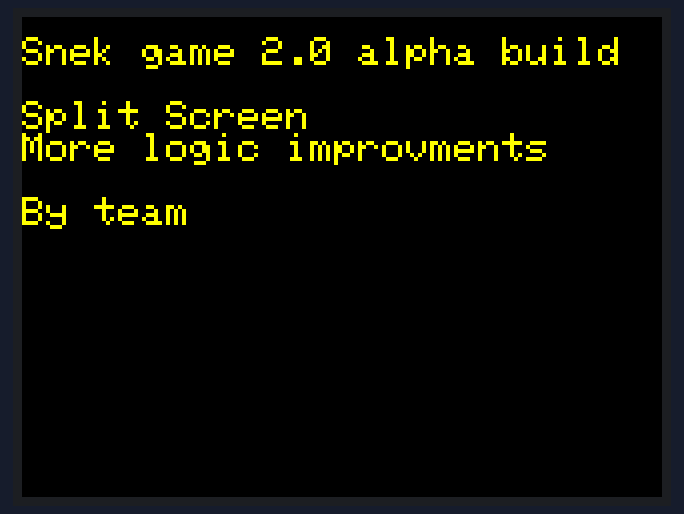
The sketch below on a simulated Arduino Uno, built with avr-gcc and run on an emulated ATmega328P. On the bench: 320×240 colour display. Random numbers use the default seed unless the sketch sets one.

Above: at 0.4 s.
At 5.5 s:
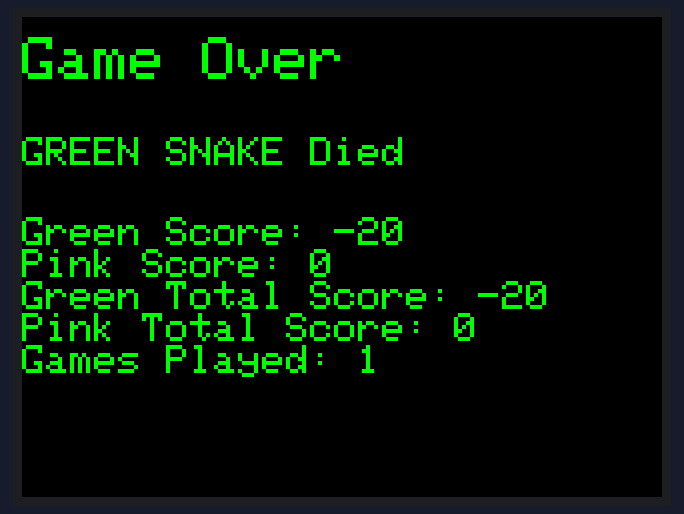
At 9.9 s:
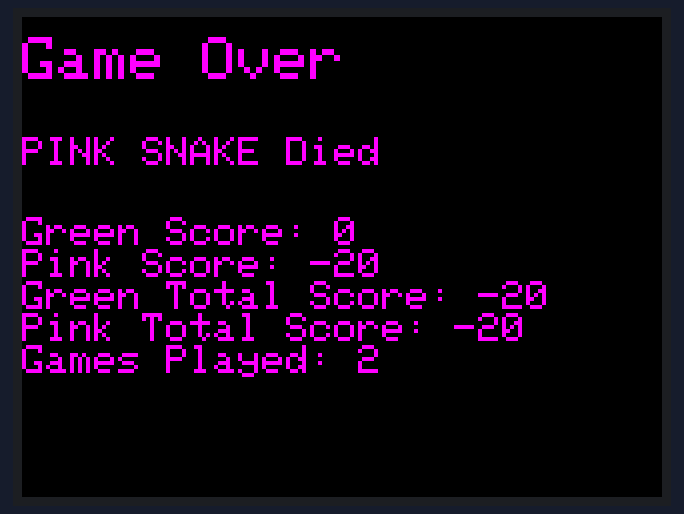
At 14.1 s:
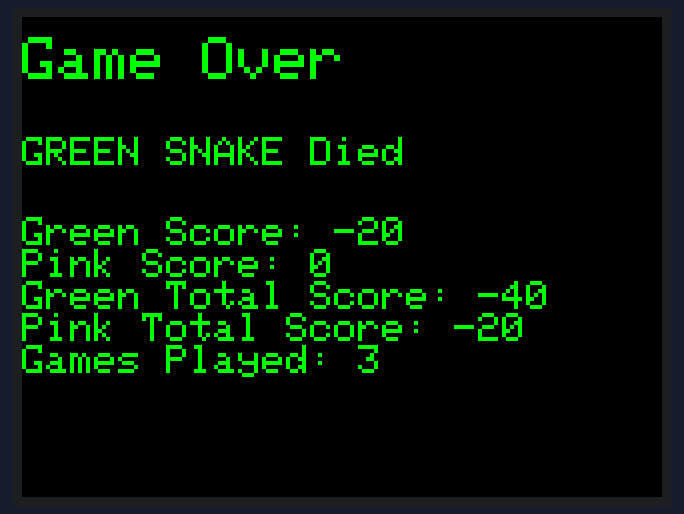
At 22.6 s:
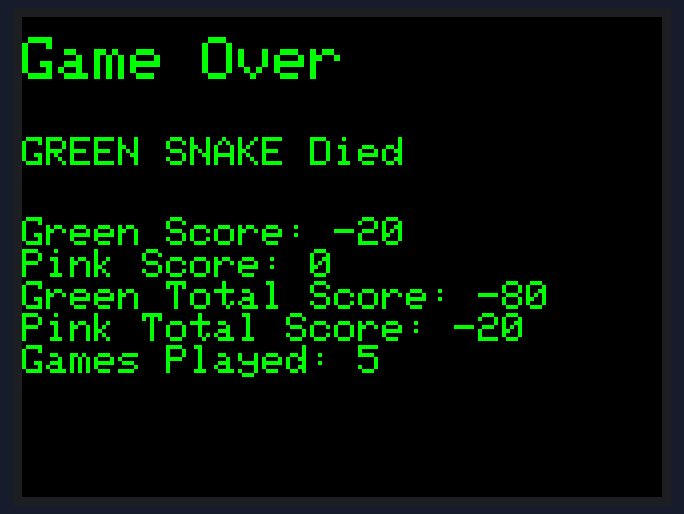
At 35.3 s:
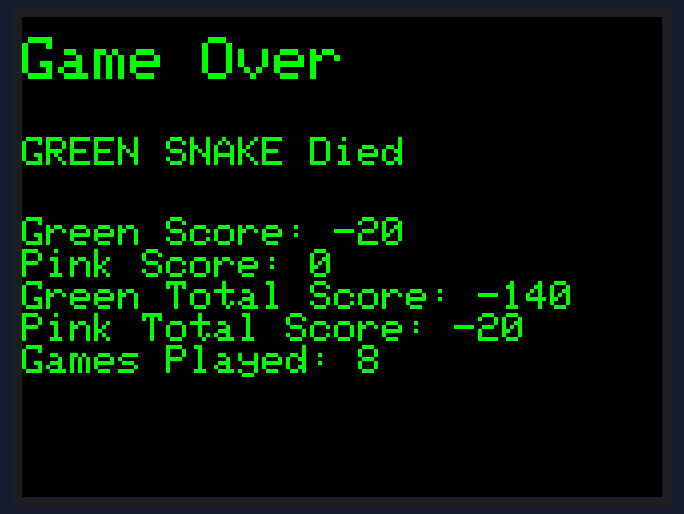

The sketch:

SnakeGame_SNEC_V-2.0_alpha.ino
```cpp
#include <MCUFRIEND_kbv.h>
MCUFRIEND_kbv tft;

#define TFT_BLACK   0x0000
#define TFT_BLUE    0x001F
#define TFT_RED     0xF800
#define TFT_GREEN   0x07E0
#define TFT_CYAN    0x07FF
#define TFT_MAGENTA 0xF81F
#define TFT_YELLOW  0xFFE0
#define TFT_WHITE   0xFFFF
#define TFT_VIOLET  0x780F

// Game variables for snake1
int snake1X[200], snake1Y[200], numSegments1;
int dir1X, dir1Y;
int target1  = 0; // 0 for apple1, 1 for apple2
int score1 = 0;
int totalScore1 = 0;

// Game variables for snake2
int snake2X[200], snake2Y[200], numSegments2;
int dir2X, dir2Y;
int target2 = 1; // 0 for apple1, 1 for apple2
int score2 = 0;
int totalScore2 = 0;

//game counter
int gameCount = 0;

// Variables for two apples
int apple1X, apple1Y;
int apple2X, apple2Y;


// Grid size
int gridSize = 10;

void versionInfo()
{
  tft.fillScreen(TFT_BLACK);
  tft.setCursor(0,10);
  tft.setTextColor(TFT_YELLOW);
  tft.setTextSize(2);
  tft.println("Snek game 2.0 alpha build");
  tft.println(" ");
  tft.println("Split Screen");
  tft.println("More logic improvments");
  tft.println(" ");
  tft.println("By team");
  delay(5000);

}
void setup()
{
    Serial.begin(9600);
    uint16_t ID = tft.readID();
    tft.begin(ID);
    tft.setRotation(1);
    clearScreen();
    versionInfo();
    clearScreen();
    randomSeed(analogRead(0));
    startGame();
}

void loop()
{
  int oldTail1X = snake1X[numSegments1 - 1];
  int oldTail1Y = snake1Y[numSegments1 - 1];

  int oldTail2X = snake2X[numSegments2 - 1];
  int oldTail2Y = snake2Y[numSegments2 - 1];

  moveSnake1();

  moveSnake2();


  if (snake1X[0] == apple1X && snake1Y[0] == apple1Y) {
    eatApple(snake1X, snake1Y, &numSegments1, &target1, &score1);
    spawnApple(&apple1X,&apple1Y, 0, tft.width()/2);
  }


  if (snake1X[0] == apple2X && snake1Y[0] == apple2Y) {
    eatApple(snake1X, snake1Y, &numSegments1, &target1, &score1);
    spawnApple(&apple2X,&apple2Y, tft.width()/2, tft.width());
  }

    if (snake2X[0] == apple1X && snake2Y[0] == apple1Y) {
    eatApple(snake2X, snake2Y, &numSegments2, &target2, &score2);
    spawnApple(&apple1X,&apple1Y, 0, tft.width()/2);
  }


  if (snake2X[0] == apple2X && snake2Y[0] == apple2Y) {
    eatApple(snake2X, snake2Y, &numSegments2, &target2, &score2);
    spawnApple(&apple2X,&apple2Y, tft.width()/2, tft.width());
  }


  if (checkCollision(snake1X, snake1Y,numSegments1)) {
    score1 -= 20;// lose points on dying
    totalScore1 += score1;
    totalScore2 += score2;
    gameOver("GREEN SNAKE", TFT_GREEN, score1, score2, totalScore1, totalScore2, gameCount);
    clearScreen();
    startGame();
  }


  if (checkCollision(snake2X,snake2Y,numSegments2)) {
    score2 -= 20;// lose points on dying
    totalScore1 += score1;
    totalScore2 += score2;
    gameOver("PINK SNAKE", TFT_MAGENTA, score1, score2, totalScore1, totalScore2, gameCount);
    clearScreen();
    startGame();
  }


  // Erase old tail positions
  tft.fillRect(oldTail1X, oldTail1Y, gridSize, gridSize,TFT_BLACK);

  tft.fillRect(oldTail2X, oldTail2Y, gridSize, gridSize,TFT_BLACK);


  drawSnake(snake1X,snake1Y,numSegments1,TFT_BLUE,TFT_GREEN);


  drawSnake(snake2X,snake2Y,numSegments2,TFT_VIOLET,TFT_MAGENTA);

  tft.fillRect(tft.width()/2 -1, 0, 1, tft.height(), TFT_WHITE);


  delay(50);
}

void clearScreen() {
    tft.fillScreen(TFT_BLACK);
    tft.fillRect(tft.width()/2 -1, 0, 1, tft.height(), TFT_WHITE);
}

void startGame() {

   numSegments1 = numSegments2 =3;

   // Initialize the positions of the snakes to be in the middle of the screen
   for(int i=0;i<numSegments1;i++){
       snake1X[i] = (tft.width() / gridSize) /4 * gridSize;
       snake1Y[i] = ((tft.height() / gridSize) /2 + i) * gridSize;
   }
   for(int i=0;i<numSegments2;i++){
       snake2X[i] = (tft.width() / gridSize) *3/4 * gridSize;
       snake2Y[i] = ((tft.height() / gridSize) /2 + i) * gridSize;
   }

   spawnApple(&apple1X,&apple1Y, 0, tft.width()/2);

   spawnApple(&apple2X,&apple2Y, tft.width()/2, tft.width());


   //reset scores for new game
   score1 = score2 = 0;

   //increase game counter
   gameCount++;
}

void spawnApple(int* appleX,int* appleY, int minX, int maxX) {
    *appleX = random(minX / gridSize, maxX / gridSize) * gridSize;
    *appleY = random(tft.height() / gridSize) * gridSize;

    // Draw apple
    tft.fillRect(*appleX, *appleY, gridSize, gridSize, TFT_RED);
}
void moveSnake1() {
  // Check if data is available to read
  if (Serial.available() > 0)
  {
      char key = Serial.read(); // Read the incoming byte

      // Update direction based on key press
      switch (key) {
          case 'w':
          case 'i': // Up arrow
              if (dir1Y != gridSize) { // Prevent moving directly backwards
                  dir1X = 0;
                  dir1Y = -gridSize;
              }
              break;
          case 'a':
          case 'j': // Left arrow
              if (dir1X != gridSize) {
                  dir1X = -gridSize;
                  dir1Y = 0;
              }
              break;
          case 's':
          case 'k': // Down arrow
              if (dir1Y != -gridSize) {
                  dir1X = 0;
                  dir1Y = gridSize;
              }
              break;
          case 'd':
          case 'l': // Right arrow
              if (dir1X != -gridSize) {
                  dir1X = gridSize;
                  dir1Y = 0;
              }
              break;
      }
  }

  // Shift segments down the array
  for (int i=numSegments1-1; i>0; i--)
  {
      snake1X[i] = snake1X[i-1];
      snake1Y[i] = snake1Y[i-1];
  }

  // Move head
  snake1X[0] += dir1X;
  snake1Y[0] += dir2Y;


}

void moveSnake2()
{
    // Simple AI: stick to chosen apple until it is eaten
    int newDirX = dir2X;
    int newDirY = dir2Y;

    if (apple1X != snake2X[0] && apple1Y != snake2Y[0])
    {
            newDirX = (apple2X > snake2X[0]) ? gridSize : -gridSize;
            newDirY = (apple2Y > snake2Y[0]) ? gridSize : -gridSize;
    }
    else if (apple1X != snake2X[0])
    {
            newDirX = (apple2X > snake2X[0]) ? gridSize : -gridSize;
            newDirY = 0;
    }
    else if (apple1Y != snake2Y[0])
    {
            newDirY = (apple2Y > snake2Y[0]) ? gridSize : -gridSize;
            newDirX = 0;
    }


    // Check for collisions in the new direction
    int newX = snake2X[0] + newDirX;
    int newY = snake2Y[0] + newDirY;
    bool collision = false;
    for(int i=0; i<numSegments2; i++) {
        if(newX == (snake2X[0]+i) && newY == (snake2Y[0]+i)) {
            collision = true;
            break;
        }
    }

    // If a collision is detected, try turning left or right
    if (collision) {
        // Try turning right
        int temp = newDirX;
        newDirX = -newDirY;
        newDirY = temp;

        newX = snake2X[0] + newDirX;
        newY = snake2Y[0] + newDirY;

        for(int i=0; i<numSegments2; i++) {
            if(newX == (snake2X[0]+i) && newY == (snake2Y[0]+i)) {
                // If there's still a collision, turn in the other direction
                newDirX = -newDirX;
                newDirY = -newDirY;

                newX = snake2X[0] + newDirX;
                newY = snake2Y[0] + newDirY;
                break;
            }
        }
    }

    // Check if the new position is out of bounds
    if (newX < (tft.width()/2) || newX >= tft.width() || newY < 0 || newY >= tft.height()) {
        // If out of bounds, try turning right
        int temp = newDirX;
        newDirX = -newDirY;
        newDirY = temp;

        newX = snake2X[0] + newDirX;
        newY = snake2Y[0] + newDirY;

        if (newX < (tft.width()/2) || newX >= tft.width() || newY < 0 || newY >= tft.height()) {
            // If still out of bounds, try turning into other direction
            newDirX = -newDirX;
            newDirY = -newDirY;
      }
    }

    // Update direction
    dir2X = newDirX;
    dir2Y = newDirY;

    // Shift segments down the array
    for (int i=numSegments2-1; i>0; i--)
    {
      snake2X[i] = snake2X[i-1];
      snake2Y[i] = snake2Y[i-1];
    }

    // Move head
    snake2X[0] += dir2X;
    snake2Y[0] += dir2Y;
}


bool checkCollision(int* snakeX, int* snakeY, int numSegments) {
    for(int i=1; i<numSegments; i++) {
        if(*snakeX == *(snakeX+i) && *snakeY == *(snakeY+i)) {
            return true;
        }
    }
    return false;
}

void eatApple(int* snakeX, int* snakeY, int* numSegments,int* target, int* score) {
    // Add new segment at position offset from head
    *(snakeX+*numSegments) = *(snakeX+*numSegments-1);
    *(snakeY+*numSegments) = *(snakeY+*numSegments-1);

    (*numSegments)++;

    *score += 10; //gain points by eating apple

    // Choose new target apple
    //*target = random(2);
}

void drawSnake(int* snakeX, int* snakeY, int numSegments,uint16_t headColor,uint16_t bodyColor) {
    // Draw new head position
    tft.fillRect(*snakeX,*snakeY,gridSize,gridSize,headColor);

    // Draw rest of the body
    for (int i=1; i<numSegments; i++) {
        tft.fillRect(*(snakeX+i),*(snakeY+i),gridSize,gridSize,bodyColor);
    }
}

void gameOver(const char* msg, uint16_t color, int score1, int score2, int totalScore1, int totalScore2, int gameCount) {
    tft.fillScreen(TFT_BLACK);
    tft.setCursor(0,10);
    tft.setTextColor(color);
    tft.setTextSize(3);
    tft.println("Game Over");
    tft.setCursor(0,60);
    tft.setTextSize(2);
    tft.print(msg);
    tft.println(" Died");
    tft.setCursor(0,100);
    tft.print("Green Score: ");
    tft.println(score1);
    tft.print("Pink Score: ");
    tft.println(score2);
    tft.print("Green Total Score: ");
    tft.println(totalScore1);
    tft.print("Pink Total Score: ");
    tft.println(totalScore2);
    tft.print("Games Played: ");
    tft.println(gameCount);
    delay(4000); // Wait for 2000 ms
}
```

Measured:
- what the display in image 1 shows lasts 4.0 s, from 5.5 s to 9.5 s
